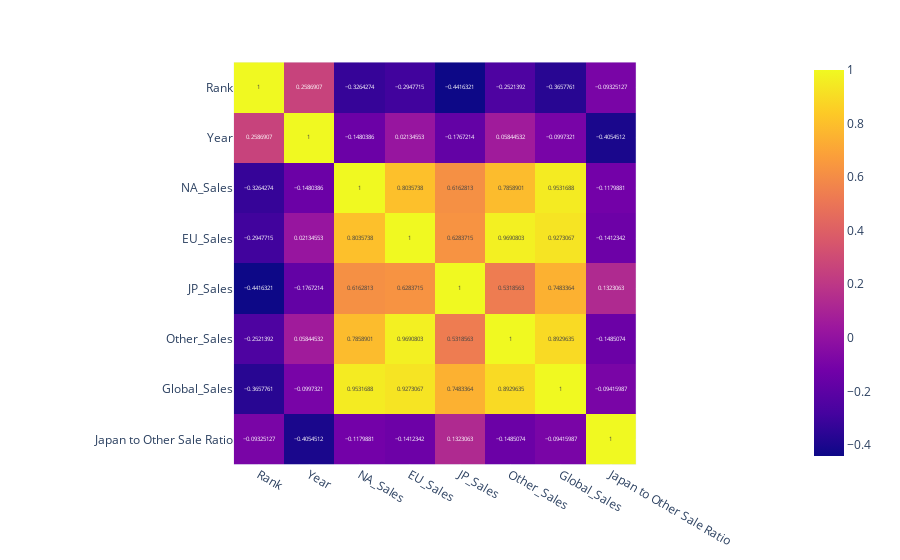

The notebook cell this image was saved under:
### Code cell
correlation_matrix = df.corr()
fig = px.imshow(correlation_matrix,text_auto = True)
fig.show()

### Figure 1 — Plotly figure (JSON) as saved in the notebook; plotly's stock layout.template omitted (floating-point values rounded to 4 significant figures)
{"data": [{"coloraxis": "coloraxis", "hovertemplate": "x: %{x}<br>y: %{y}<br>color: %{z}<extra></extra>", "name": "0", "texttemplate": "%{z}", "type": "heatmap", "x": ["Rank", "Year", "NA_Sales", "EU_Sales", "JP_Sales", "Other_Sales", "Global_Sales", "Japan to Other Sale Ratio"], "xaxis": "x", "y": ["Rank", "Year", "NA_Sales", "EU_Sales", "JP_Sales", "Other_Sales", "Global_Sales", "Japan to Other Sale Ratio"], "yaxis": "y", "z": [[1, 0.2587, -0.3264, -0.2948, -0.4416, -0.2521, -0.3658, -0.09325], [0.2587, 1, -0.148, 0.02135, -0.1767, 0.05845, -0.09973, -0.4055], [-0.3264, -0.148, 1, 0.8036, 0.6163, 0.7859, 0.9532, -0.118], [-0.2948, 0.02135, 0.8036, 1, 0.6284, 0.9691, 0.9273, -0.1412], [-0.4416, -0.1767, 0.6163, 0.6284, 1, 0.5319, 0.7483, 0.1323], [-0.2521, 0.05845, 0.7859, 0.9691, 0.5319, 1, 0.893, -0.1485], [-0.3658, -0.09973, 0.9532, 0.9273, 0.7483, 0.893, 1, -0.09416], [-0.09325, -0.4055, -0.118, -0.1412, 0.1323, -0.1485, -0.09416, 1]]}], "layout": {"coloraxis": {"colorscale": [[0, "#0d0887"], [0.1111, "#46039f"], [0.2222, "#7201a8"], [0.3333, "#9c179e"], [0.4444, "#bd3786"], [0.5556, "#d8576b"], [0.6667, "#ed7953"], [0.7778, "#fb9f3a"], [0.8889, "#fdca26"], [1, "#f0f921"]]}, "margin": {"t": 60}, "xaxis": {"anchor": "y", "constrain": "domain", "domain": [0, 1], "scaleanchor": "y"}, "yaxis": {"anchor": "x", "autorange": "reversed", "constrain": "domain", "domain": [0, 1]}}}
